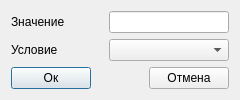
<?xml version="1.0" encoding="UTF-8"?>
<ui version="4.0">
 <class>QFormLevel</class>
 <widget class="QDialog" name="QFormLevel">
  <property name="geometry">
   <rect>
    <x>0</x>
    <y>0</y>
    <width>240</width>
    <height>99</height>
   </rect>
  </property>
  <property name="minimumSize">
   <size>
    <width>240</width>
    <height>0</height>
   </size>
  </property>
  <property name="windowTitle">
   <string>Dialog</string>
  </property>
  <layout class="QVBoxLayout" name="verticalLayout">
   <item>
    <layout class="QHBoxLayout" name="layoutValue">
     <item>
      <widget class="QLabel" name="labelValue">
       <property name="text">
        <string>Значение</string>
       </property>
      </widget>
     </item>
     <item>
      <spacer name="spacerValue">
       <property name="orientation">
        <enum>Qt::Horizontal</enum>
       </property>
       <property name="sizeHint" stdset="0">
        <size>
         <width>40</width>
         <height>20</height>
        </size>
       </property>
      </spacer>
     </item>
     <item>
      <widget class="QLineEdit" name="editValue">
       <property name="minimumSize">
        <size>
         <width>120</width>
         <height>0</height>
        </size>
       </property>
       <property name="maximumSize">
        <size>
         <width>120</width>
         <height>16777215</height>
        </size>
       </property>
      </widget>
     </item>
    </layout>
   </item>
   <item>
    <layout class="QHBoxLayout" name="layoutCross">
     <item>
      <widget class="QLabel" name="labelCross">
       <property name="text">
        <string>Условие</string>
       </property>
      </widget>
     </item>
     <item>
      <spacer name="spacerCross">
       <property name="orientation">
        <enum>Qt::Horizontal</enum>
       </property>
       <property name="sizeHint" stdset="0">
        <size>
         <width>40</width>
         <height>20</height>
        </size>
       </property>
      </spacer>
     </item>
     <item>
      <widget class="QComboBox" name="comboCross">
       <property name="minimumSize">
        <size>
         <width>120</width>
         <height>0</height>
        </size>
       </property>
       <property name="maximumSize">
        <size>
         <width>120</width>
         <height>16777215</height>
        </size>
       </property>
      </widget>
     </item>
    </layout>
   </item>
   <item>
    <layout class="QHBoxLayout" name="layoutButtons">
     <item>
      <widget class="QPushButton" name="btnOk">
       <property name="text">
        <string>Ок</string>
       </property>
      </widget>
     </item>
     <item>
      <spacer name="spacerButtons">
       <property name="orientation">
        <enum>Qt::Horizontal</enum>
       </property>
       <property name="sizeHint" stdset="0">
        <size>
         <width>40</width>
         <height>20</height>
        </size>
       </property>
      </spacer>
     </item>
     <item>
      <widget class="QPushButton" name="btnCancel">
       <property name="text">
        <string>Отмена</string>
       </property>
      </widget>
     </item>
    </layout>
   </item>
  </layout>
 </widget>
 <resources/>
 <connections/>
</ui>
